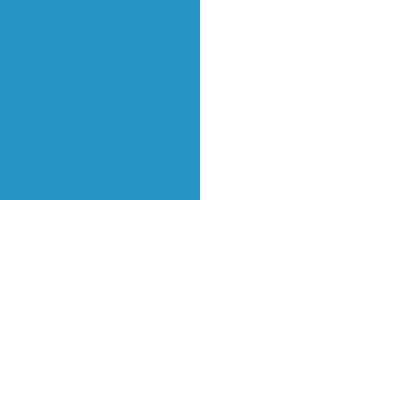
Frame 1 (no input)
Frame 60 (the mouse pressed at the canvas centre just before this capture): identical to frame 1, image omitted
Frame 120 (the mouse held since frame 60 and released just before this capture): blank canvas, image omitted

The Processing sketch that drew this single still picture (run headless with seeded random() and noise(); from frame 60 on, the mouse is pressed at the canvas centre):

// Processing sketch: processing_38520
// ── processing_38520.pde

//isolation of an area of the interactive screen

void setup(){
  size(400,400);
}

void draw(){
  background(255,255,255);
  if(mouseX < 200 && mouseY <200){
    noStroke();
    fill(38,149,198);
    rect(0,0,200,200);
    }
  if(mouseX > 200 && mouseY > 200){
    noStroke();
    fill(38,149,198);
    rect(200,200,200,200);
  }
  if(mouseX > 200 && mouseY < 200){
    noStroke();
    fill(38,149,198);
    rect(200,0,200,200);
  }
    if(mouseX < 200 && mouseY > 200){
    noStroke();
    fill(38,149,198);
    rect(0,200,200,200);
  }
}
